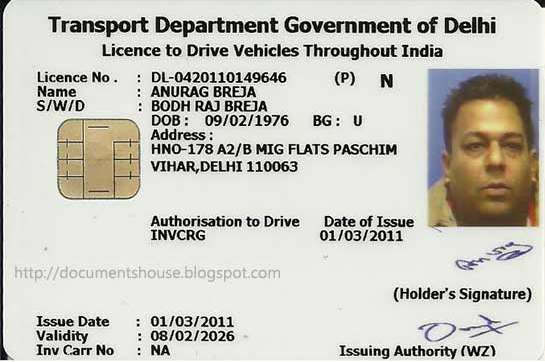
#> input picture DL.png, 545 x 362 px
$ jupyter execute --allow-errors Driving_License.ipynb   (older library calls are emulated)
#> lines starting #> are read from the running program, lines starting #| are printed output that depends on the picture; after the words box and inside, x2 and y2 are one past the last pixel; in counts of white or black regions, pixels touching at a corner belong together
[cell 1]
import numpy as np
import skimage
import cv2
import matplotlib.pyplot as plt
from sklearn import metrics
from skimage import measure

# Importing Training Data file which we created

[cell 2]
import pandas as pd
columns=[i for i in range(1,65)]
columns.append('Class')
#> (the rest of this cell did not finish here and is left out)

# Feature and Target selection from file

[cell 3]
Features=[]
Target=[]
#> (the rest of this cell did not finish here and is left out)

# We use Random Forest instead of svm due to multiple classes

[cell 4]
from sklearn.ensemble import RandomForestClassifier
RFC = RandomForestClassifier()
#> (the rest of this cell did not finish here and is left out)

# Import test image and preprocess it

[cell 5]
Image=cv2.imread('DL.png')
#> Image is the input picture: shape (362, 545, 3); mean B, G, R 190.7, 198.4, 199.9
y=70
x=25
h=200
w=400
'''your can use the crop function if every time you use same type of image whose dimensions you know '''
#Image= Image[y:y+h, x:x+w]
I=Image.copy()

#gray scale image
G_Image=cv2.cvtColor(Image,cv2.COLOR_BGR2GRAY)
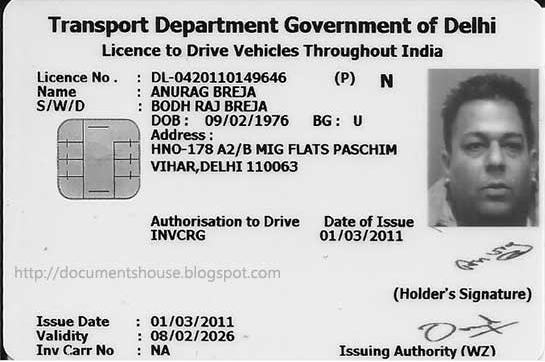
#> G_Image: shape (362, 545); min 0, max 255, mean 197.9

#Otsu Thresholding
blur = cv2.GaussianBlur(G_Image,(1,1),0)
ret,th = cv2.threshold(blur,0,255,cv2.THRESH_BINARY_INV+cv2.THRESH_OTSU)
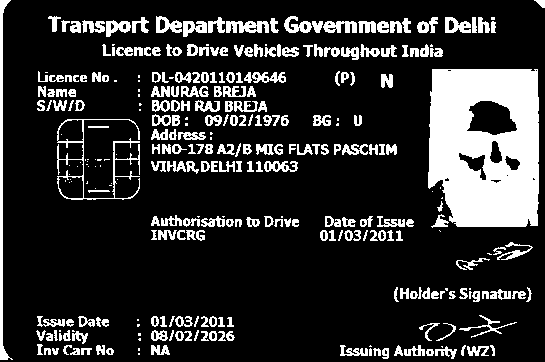
#> th: shape (362, 545); 18.4% white; 316 white regions (66 under 20 px)
#> ret = 148

# preprocessed test image

[cell 6]
plt.figure(figsize=(10,10))
plt.imshow(th)
plt.show()

# Histograms of Gradients function

[cell 7]
bin_n = 16
def hog(img):
    gx = cv2.Sobel(img, cv2.CV_32F, 1, 0)
    gy = cv2.Sobel(img, cv2.CV_32F, 0, 1)
    mag, ang = cv2.cartToPolar(gx, gy)

    # quantizing binvalues in (0...16)
    bins = np.int32(bin_n*ang/(2*np.pi))

    # Divide to 4 sub-squares
    bin_cells = bins[:10,:10], bins[10:,:10], bins[:10,10:], bins[10:,10:]
    mag_cells = mag[:10,:10], mag[10:,:10], mag[:10,10:], mag[10:,10:]
    hists = [np.bincount(b.ravel(), m.ravel(), bin_n) for b, m in zip(bin_cells, mag_cells)]
    hist = np.hstack(hists)
    return hist

[cell 8]
#finding contours of the image
image, contours, hierarchy = cv2.findContours(th,cv2.RETR_EXTERNAL,cv2.CHAIN_APPROX_SIMPLE)
#> contours = 311 contours, 84 with area under 20; largest, box (x1, y1, x2, y2) and area: (428, 69, 539, 227) 16080, (57, 119, 140, 200) 1315, (0, 0, 13, 360) 807, (226, 21, 269, 33) 330, (156, 16, 182, 33) 265

[cell 9]
#find x,y co-ordinate of each contour to sort contours
xy=[]
for i in contours:
    [x, y, w, h] = cv2.boundingRect(i)
    xy.append([x,y])
#> this loop made 311 passes
#> (x, y, w, h) on passes 2 to 4: (426, 349, 8, 7), (382, 348, 7, 11), (373, 348, 8, 8)
#> after the loop, xy = 311 pairs, first value 0 to 534, second value 0 to 353

[cell 10]
#sorting contours
a=sorted(zip(xy,contours),key= lambda x:x)
#> a = 311 items

[cell 11]
contours=[]
for i in a:
    contours.append(i[1])
#> this loop made 311 passes
#> i on passes 9, 20, 29: ([45, 72], [[45, 72], [47, 72]]), ([59, 330], [[59, 330], [59, 331], [60, 331], [60, 330]]), ([69, 165], [[69, 165]])

# drawing contours on the image and appending a letter list which will contain iamge array of each letter of test image

[cell 12]
letter=[]
for contour in contours:
        # get rectangle bounding contour
        [x, y, w, h] = cv2.boundingRect(contour)

        if h<5:
            continue
        if h>20:
            continue
        if w>10:
            #if many letter detected in one contour try to break contour box
            div=int(round(w/9))
            for i in range(1,div+1):
                cv2.rectangle(I, (x, y), (x + 9*i, y + h), (255, 0, 255), 0)
                letter.append(I[y:y+h, x:x+9*i])
            continue
        # draw rectangle around contour on original image
        cv2.rectangle(I, (x, y), (x + w, y + h), (255, 0, 255), 0)
        letter.append(I[y:y+h, x:x+w])
#> this loop made 311 passes
#> (x, y, w, h, div) on passes 4, 13, 14, 16, 18, 31, 34, 38, 41, 42, 63, 70: (37, 316, 28, 11, 3), (48, 16, 13, 16, 1), (49, 75, 15, 7, 2), (53, 100, 14, 11, 2), (56, 89, 11, 8, 1), (70, 21, 11, 12, 1), (72, 331, 16, 13, 2), (78, 316, 17, 11, 2), (81, 348, 11, 7, 1), (82, 20, 23, 13, 3), (106, 20, 25, 17, 3), (116, 47, 17, 9, 2)
#> (x, y, w, h) on passes 1, 2, 3, 5, 6, 7: (0, 0, 13, 360), (36, 330, 10, 11), (37, 100, 8, 11), (37, 344, 6, 11), (38, 71, 10, 11), (38, 86, 8, 11)
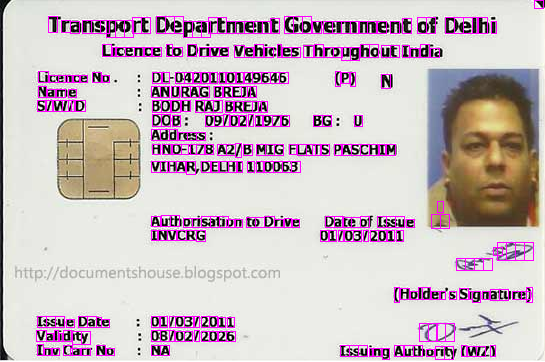
#> I: shape (362, 545, 3); 5.85% of pixels changed, all inside (x1, y1, x2, y2) = (36, 0, 544, 360)
#> after the loop, letter = 340 items

# Test Image with all the detected letters in image

[cell 13]
plt.figure(figsize=(10,10))
plt.imshow(I)
plt.show()

[cell 14]
#resizing each letter to 28x28 pixels size

for l in letter:
    l=cv2.resize(l,(28,28),interpolation = cv2.INTER_AREA)
#> this loop made 340 passes
#> pass 1, `l=cv2.resize(l,(28,28),interpolation = cv2.INTER_AREA)`:
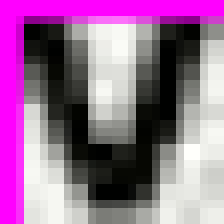
#> l: shape (28, 28, 3) (shown 8 times larger); mean of channels 0, 1, 2 149.6, 106.9, 152.4; drawn as B, G, R
#> pass 2, `l=cv2.resize(l,(28,28),interpolation = cv2.INTER_AREA)`:
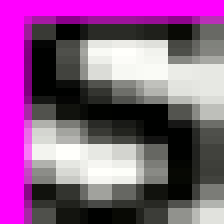
#> l: shape (28, 28, 3) (shown 8 times larger); mean of channels 0, 1, 2 134.3, 85.6, 137; drawn as B, G, R
#> pass 3, `l=cv2.resize(l,(28,28),interpolation = cv2.INTER_AREA)`:
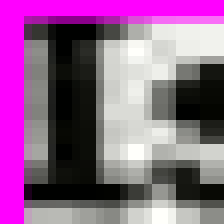
#> l: shape (28, 28, 3) (shown 8 times larger); mean of channels 0, 1, 2 140.7, 95.4, 143.5; drawn as B, G, R

[cell 15]
#example of letter
plt.imshow(letter[1])
plt.show()
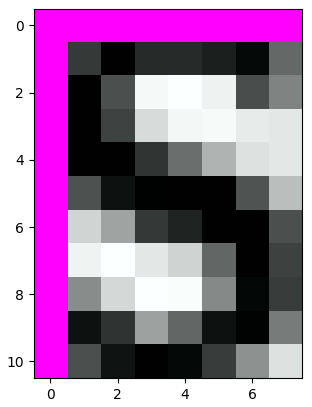
#> figure drawn by matplotlib, 1 panel

# Find Features of the all the letters indivdually

[cell 16]
features=[]
for l in letter:
    features.append(hog(l))
